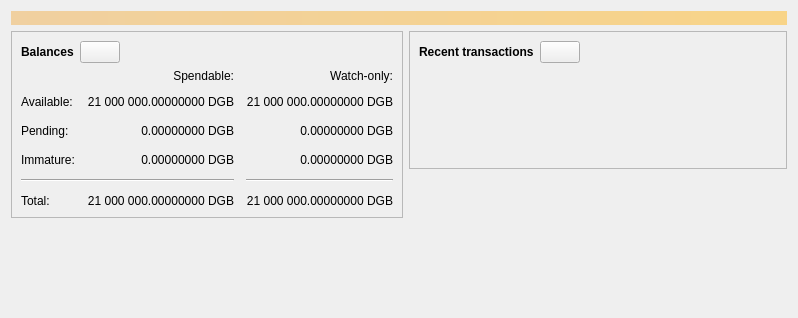
<?xml version="1.0" encoding="UTF-8"?>
<ui version="4.0">
 <class>OverviewPage</class>
 <widget class="QWidget" name="OverviewPage">
  <property name="geometry">
   <rect>
    <x>0</x>
    <y>0</y>
    <width>798</width>
    <height>318</height>
   </rect>
  </property>
  <property name="windowTitle">
   <string>Form</string>
  </property>
  <layout class="QVBoxLayout" name="topLayout">
   <item>
    <widget class="QLabel" name="labelAlerts">
     <property name="visible">
      <bool>false</bool>
     </property>
     <property name="styleSheet">
      <string notr="true">QLabel { background-color: qlineargradient(x1: 0, y1: 0, x2: 1, y2: 0, stop:0 #F0D0A0, stop:1 #F8D488); color:#000000; }</string>
     </property>
     <property name="wordWrap">
      <bool>true</bool>
     </property>
     <property name="margin">
      <number>3</number>
     </property>
     <property name="textInteractionFlags">
      <set>Qt::TextSelectableByMouse</set>
     </property>
    </widget>
   </item>
   <item>
    <layout class="QHBoxLayout" name="horizontalLayout" stretch="1,1">
     <item>
      <layout class="QVBoxLayout" name="verticalLayout_2">
       <item>
        <widget class="QFrame" name="frame">
         <property name="frameShape">
          <enum>QFrame::StyledPanel</enum>
         </property>
         <property name="frameShadow">
          <enum>QFrame::Raised</enum>
         </property>
         <layout class="QVBoxLayout" name="verticalLayout_4">
          <item>
           <layout class="QHBoxLayout" name="horizontalLayout_4">
            <item>
             <widget class="QLabel" name="label_5">
              <property name="font">
               <font>
                <weight>75</weight>
                <bold>true</bold>
               </font>
              </property>
              <property name="text">
               <string>Balances</string>
              </property>
             </widget>
            </item>
            <item>
             <widget class="QPushButton" name="labelWalletStatus">
              <property name="enabled">
               <bool>true</bool>
              </property>
              <property name="maximumSize">
               <size>
                <width>45</width>
                <height>16777215</height>
               </size>
              </property>
              <property name="toolTip">
               <string>The displayed information may be out of date. Your wallet automatically synchronizes with the DigiByte network after a connection is established, but this process has not completed yet.</string>
              </property>
              <property name="text">
               <string/>
              </property>
              <property name="icon">
               <iconset resource="../digibyte.qrc">
                <normaloff>:/icons/warning</normaloff>
                <disabledoff>:/icons/warning</disabledoff>:/icons/warning</iconset>
              </property>
              <property name="iconSize">
               <size>
                <width>24</width>
                <height>24</height>
               </size>
              </property>
             </widget>
            </item>
            <item>
             <spacer name="horizontalSpacer_3">
              <property name="orientation">
               <enum>Qt::Horizontal</enum>
              </property>
              <property name="sizeHint" stdset="0">
               <size>
                <width>40</width>
                <height>20</height>
               </size>
              </property>
             </spacer>
            </item>
           </layout>
          </item>
          <item>
           <layout class="QGridLayout" name="gridLayout">
            <property name="spacing">
             <number>12</number>
            </property>
            <item row="2" column="2">
             <widget class="QLabel" name="labelWatchPending">
              <property name="cursor">
               <cursorShape>IBeamCursor</cursorShape>
              </property>
              <property name="toolTip">
               <string>Unconfirmed transactions to watch-only addresses</string>
              </property>
              <property name="text">
               <string notr="true">0.00000000 DGB</string>
              </property>
              <property name="alignment">
               <set>Qt::AlignRight|Qt::AlignTrailing|Qt::AlignVCenter</set>
              </property>
              <property name="textInteractionFlags">
               <set>Qt::LinksAccessibleByMouse|Qt::TextSelectableByKeyboard|Qt::TextSelectableByMouse</set>
              </property>
             </widget>
            </item>
            <item row="2" column="1">
             <widget class="QLabel" name="labelUnconfirmed">
              <property name="cursor">
               <cursorShape>IBeamCursor</cursorShape>
              </property>
              <property name="toolTip">
               <string>Total of transactions that have yet to be confirmed, and do not yet count toward the spendable balance</string>
              </property>
              <property name="text">
               <string notr="true">0.00000000 DGB</string>
              </property>
              <property name="alignment">
               <set>Qt::AlignRight|Qt::AlignTrailing|Qt::AlignVCenter</set>
              </property>
              <property name="textInteractionFlags">
               <set>Qt::LinksAccessibleByMouse|Qt::TextSelectableByKeyboard|Qt::TextSelectableByMouse</set>
              </property>
             </widget>
            </item>
            <item row="3" column="2">
             <widget class="QLabel" name="labelWatchImmature">
              <property name="cursor">
               <cursorShape>IBeamCursor</cursorShape>
              </property>
              <property name="toolTip">
               <string>Mined balance in watch-only addresses that has not yet matured</string>
              </property>
              <property name="text">
               <string notr="true">0.00000000 DGB</string>
              </property>
              <property name="alignment">
               <set>Qt::AlignRight|Qt::AlignTrailing|Qt::AlignVCenter</set>
              </property>
              <property name="textInteractionFlags">
               <set>Qt::LinksAccessibleByMouse|Qt::TextSelectableByKeyboard|Qt::TextSelectableByMouse</set>
              </property>
             </widget>
            </item>
            <item row="4" column="0" colspan="2">
             <widget class="Line" name="line">
              <property name="orientation">
               <enum>Qt::Horizontal</enum>
              </property>
             </widget>
            </item>
            <item row="4" column="2">
             <widget class="Line" name="lineWatchBalance">
              <property name="sizePolicy">
               <sizepolicy hsizetype="Preferred" vsizetype="Fixed">
                <horstretch>0</horstretch>
                <verstretch>0</verstretch>
               </sizepolicy>
              </property>
              <property name="minimumSize">
               <size>
                <width>140</width>
                <height>0</height>
               </size>
              </property>
              <property name="orientation">
               <enum>Qt::Horizontal</enum>
              </property>
             </widget>
            </item>
            <item row="5" column="0">
             <widget class="QLabel" name="labelTotalText">
              <property name="text">
               <string>Total:</string>
              </property>
             </widget>
            </item>
            <item row="3" column="1">
             <widget class="QLabel" name="labelImmature">
              <property name="cursor">
               <cursorShape>IBeamCursor</cursorShape>
              </property>
              <property name="toolTip">
               <string>Mined balance that has not yet matured</string>
              </property>
              <property name="text">
               <string notr="true">0.00000000 DGB</string>
              </property>
              <property name="alignment">
               <set>Qt::AlignRight|Qt::AlignTrailing|Qt::AlignVCenter</set>
              </property>
              <property name="textInteractionFlags">
               <set>Qt::LinksAccessibleByMouse|Qt::TextSelectableByKeyboard|Qt::TextSelectableByMouse</set>
              </property>
             </widget>
            </item>
            <item row="2" column="3">
             <spacer name="horizontalSpacer_2">
              <property name="orientation">
               <enum>Qt::Horizontal</enum>
              </property>
              <property name="sizeHint" stdset="0">
               <size>
                <width>40</width>
                <height>20</height>
               </size>
              </property>
             </spacer>
            </item>
            <item row="3" column="0">
             <widget class="QLabel" name="labelImmatureText">
              <property name="text">
               <string>Immature:</string>
              </property>
             </widget>
            </item>
            <item row="5" column="1">
             <widget class="QLabel" name="labelTotal">
              <property name="cursor">
               <cursorShape>IBeamCursor</cursorShape>
              </property>
              <property name="toolTip">
               <string>Your current total balance</string>
              </property>
              <property name="text">
               <string notr="true">21 000 000.00000000 DGB</string>
              </property>
              <property name="alignment">
               <set>Qt::AlignRight|Qt::AlignTrailing|Qt::AlignVCenter</set>
              </property>
              <property name="textInteractionFlags">
               <set>Qt::LinksAccessibleByMouse|Qt::TextSelectableByKeyboard|Qt::TextSelectableByMouse</set>
              </property>
             </widget>
            </item>
            <item row="5" column="2">
             <widget class="QLabel" name="labelWatchTotal">
              <property name="cursor">
               <cursorShape>IBeamCursor</cursorShape>
              </property>
              <property name="toolTip">
               <string>Current total balance in watch-only addresses</string>
              </property>
              <property name="text">
               <string notr="true">21 000 000.00000000 DGB</string>
              </property>
              <property name="alignment">
               <set>Qt::AlignRight|Qt::AlignTrailing|Qt::AlignVCenter</set>
              </property>
              <property name="textInteractionFlags">
               <set>Qt::LinksAccessibleByMouse|Qt::TextSelectableByKeyboard|Qt::TextSelectableByMouse</set>
              </property>
             </widget>
            </item>
            <item row="0" column="2">
             <widget class="QLabel" name="labelWatchonly">
              <property name="text">
               <string>Watch-only:</string>
              </property>
              <property name="alignment">
               <set>Qt::AlignRight|Qt::AlignTrailing|Qt::AlignVCenter</set>
              </property>
             </widget>
            </item>
            <item row="1" column="0">
             <widget class="QLabel" name="labelBalanceText">
              <property name="text">
               <string>Available:</string>
              </property>
             </widget>
            </item>
            <item row="1" column="1">
             <widget class="QLabel" name="labelBalance">
              <property name="cursor">
               <cursorShape>IBeamCursor</cursorShape>
              </property>
              <property name="toolTip">
               <string>Your current spendable balance</string>
              </property>
              <property name="text">
               <string notr="true">21 000 000.00000000 DGB</string>
              </property>
              <property name="alignment">
               <set>Qt::AlignRight|Qt::AlignTrailing|Qt::AlignVCenter</set>
              </property>
              <property name="textInteractionFlags">
               <set>Qt::LinksAccessibleByMouse|Qt::TextSelectableByKeyboard|Qt::TextSelectableByMouse</set>
              </property>
             </widget>
            </item>
            <item row="1" column="2">
             <widget class="QLabel" name="labelWatchAvailable">
              <property name="cursor">
               <cursorShape>IBeamCursor</cursorShape>
              </property>
              <property name="toolTip">
               <string>Your current balance in watch-only addresses</string>
              </property>
              <property name="text">
               <string notr="true">21 000 000.00000000 DGB</string>
              </property>
              <property name="alignment">
               <set>Qt::AlignRight|Qt::AlignTrailing|Qt::AlignVCenter</set>
              </property>
              <property name="textInteractionFlags">
               <set>Qt::LinksAccessibleByMouse|Qt::TextSelectableByKeyboard|Qt::TextSelectableByMouse</set>
              </property>
             </widget>
            </item>
            <item row="2" column="0">
             <widget class="QLabel" name="labelPendingText">
              <property name="text">
               <string>Pending:</string>
              </property>
             </widget>
            </item>
            <item row="0" column="1">
             <widget class="QLabel" name="labelSpendable">
              <property name="text">
               <string>Spendable:</string>
              </property>
              <property name="alignment">
               <set>Qt::AlignRight|Qt::AlignTrailing|Qt::AlignVCenter</set>
              </property>
             </widget>
            </item>
           </layout>
          </item>
         </layout>
        </widget>
       </item>
       <item>
        <spacer name="verticalSpacer">
         <property name="orientation">
          <enum>Qt::Vertical</enum>
         </property>
         <property name="sizeHint" stdset="0">
          <size>
           <width>20</width>
           <height>40</height>
          </size>
         </property>
        </spacer>
       </item>
      </layout>
     </item>
     <item>
      <layout class="QVBoxLayout" name="verticalLayout_3">
       <item>
        <widget class="QFrame" name="frame_2">
         <property name="frameShape">
          <enum>QFrame::StyledPanel</enum>
         </property>
         <property name="frameShadow">
          <enum>QFrame::Raised</enum>
         </property>
         <layout class="QVBoxLayout" name="verticalLayout">
          <item>
           <layout class="QHBoxLayout" name="horizontalLayout_2">
            <item>
             <widget class="QLabel" name="label_4">
              <property name="font">
               <font>
                <weight>75</weight>
                <bold>true</bold>
               </font>
              </property>
              <property name="text">
               <string>Recent transactions</string>
              </property>
             </widget>
            </item>
            <item>
             <widget class="QPushButton" name="labelTransactionsStatus">
              <property name="enabled">
               <bool>true</bool>
              </property>
              <property name="maximumSize">
               <size>
                <width>45</width>
                <height>16777215</height>
               </size>
              </property>
              <property name="toolTip">
               <string>The displayed information may be out of date. Your wallet automatically synchronizes with the DigiByte network after a connection is established, but this process has not completed yet.</string>
              </property>
              <property name="text">
               <string/>
              </property>
              <property name="icon">
               <iconset resource="../digibyte.qrc">
                <normaloff>:/icons/warning</normaloff>
                <disabledoff>:/icons/warning</disabledoff>:/icons/warning</iconset>
              </property>
              <property name="iconSize">
               <size>
                <width>24</width>
                <height>24</height>
               </size>
              </property>
             </widget>
            </item>
            <item>
             <spacer name="horizontalSpacer">
              <property name="orientation">
               <enum>Qt::Horizontal</enum>
              </property>
              <property name="sizeHint" stdset="0">
               <size>
                <width>40</width>
                <height>20</height>
               </size>
              </property>
             </spacer>
            </item>
           </layout>
          </item>
          <item>
           <widget class="TransactionOverviewWidget" name="listTransactions">
            <property name="styleSheet">
             <string notr="true">QListView { background: transparent; }</string>
            </property>
            <property name="frameShape">
             <enum>QFrame::NoFrame</enum>
            </property>
            <property name="verticalScrollBarPolicy">
             <enum>Qt::ScrollBarAlwaysOff</enum>
            </property>
            <property name="horizontalScrollBarPolicy">
             <enum>Qt::ScrollBarAlwaysOff</enum>
            </property>
            <property name="sizeAdjustPolicy">
             <enum>QAbstractScrollArea::AdjustToContents</enum>
            </property>
            <property name="selectionMode">
             <enum>QAbstractItemView::NoSelection</enum>
            </property>
            <property name="uniformItemSizes">
             <bool>true</bool>
            </property>
           </widget>
          </item>
         </layout>
        </widget>
       </item>
       <item>
        <spacer name="verticalSpacer_2">
         <property name="orientation">
          <enum>Qt::Vertical</enum>
         </property>
         <property name="sizeHint" stdset="0">
          <size>
           <width>20</width>
           <height>40</height>
          </size>
         </property>
        </spacer>
       </item>
      </layout>
     </item>
    </layout>
   </item>
  </layout>
 </widget>
 <customwidgets>
  <customwidget>
   <class>TransactionOverviewWidget</class>
   <extends>QListView</extends>
   <header>qt/transactionoverviewwidget.h</header>
  </customwidget>
 </customwidgets>
 <resources/>
 <connections/>
</ui>
